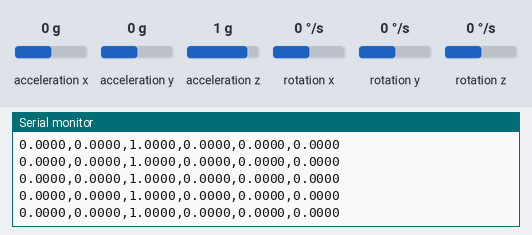
A sketch run on a simulated ESP32. Parts: the last lines printed to the serial monitor. Wiring (inferred from the names in the program): MPU-6050 motion sensor at I2C address 0x68. The inputs (shaded band) are chosen by the test bench; at power-on: acceleration x 0 g, acceleration y 0 g, acceleration z 1 g, rotation x 0 °/s, rotation y 0 °/s, rotation z 0 °/s. Nothing arrives over Bluetooth unless stated.

Above: at 6.6 s.
6.7 s: acceleration x set to -1.4 g
At 7.8 s:
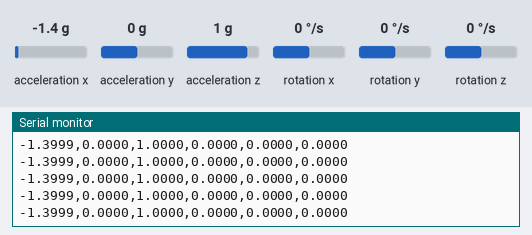
8.2 s: acceleration y set to -1.4 g
At 8.8 s:
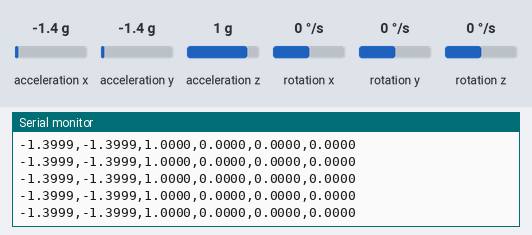
9.7 s: acceleration z set to -1.4 g
At 10.7 s:
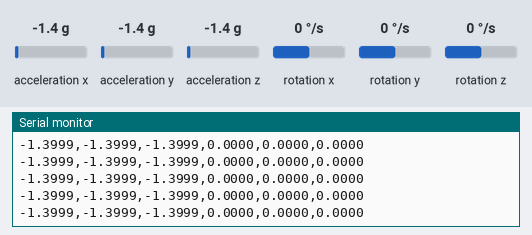
11.2 s: rotation x set to -192 °/s
At 12.0 s:
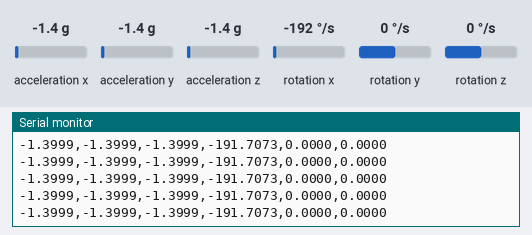
12.7 s: rotation y set to -192 °/s
At 13.3 s:
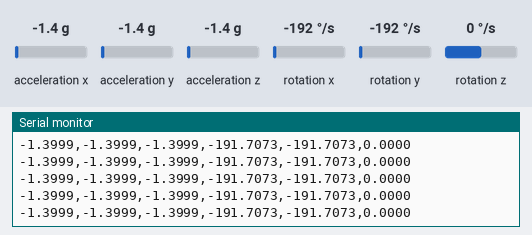

Measured:
- after the input at 6.7 s, the serial monitor: prints a new line at once (image 1)
- after the input at 8.2 s, the serial monitor: prints a new line at once (image 2)
- after the input at 9.7 s, the serial monitor: prints a new line at once (image 3)
- after the input at 11.2 s, the serial monitor: prints a new line at once (image 4)
- after the input at 12.7 s, the serial monitor: prints a new line at once (image 5)

The sketch:

mpu6050.ino
```cpp
#include <Wire.h>
#include "BluetoothSerial.h"

BluetoothSerial BT;  // Bluetooth Serial object

const int MPU_addr = 0x68;

// ===== Raw Data =====
int16_t AcX, AcY, AcZ, Tmp, GyX, GyY, GyZ;

// ===== Calibration =====
const int CAL_SIZE = 500;

float gx_offset = 0;
float gy_offset = 0;
float gz_offset = 0;

// Accelerometer calibration (from Maker Portal method)


// Accelerometer calibration (AFS_SEL = ±2g)
// const float acc_m[3] = {0.998609, 0.998455, 0.976508};
// const float acc_b[3] = {-412.61, -347.75, -161.62};

// Accelerometer calibration (AFS_SEL = ±8g)
// const float acc_m[3] = {
//     3.994889,   // X scale
//     3.990031,   // Y scale
//     3.911422    // Z scale
// };

const float acc_b[3] = {
     41.24,
   1290.67,
  -1027.07
};

const float G_RAW = 16384.0;

#if !defined(CONFIG_BT_ENABLED) || !defined(CONFIG_BLUEDROID_ENABLED)
#error Bluetooth is not enabled! Please run `make menuconfig` to and enable it
#endif

// ===== Timing =====
const int SAMPLE_DELAY = 10; // 10ms → 100Hz

void setup() {
    Serial.begin(115200);
    Wire.begin();
    BT.begin("Cyber-Glove");

    // Wake up MPU
    Wire.beginTransmission(MPU_addr);
    Wire.write(0x6B);
    Wire.write(0x00);
    Wire.endTransmission(true);

    // // Accelerometer
    // mpu.setFullScaleAccelRange(MPU6050_ACCEL_FS_8);
    // Equivalent raw register:
    Wire.beginTransmission(MPU_addr);
    Wire.write(0x1C);  // ACCEL_CONFIG
    Wire.write(0x10);  // ±8g
    Wire.endTransmission(true);

    // // Gyroscope
    // mpu.setFullScaleGyroRange(MPU6050_GYRO_FS_1000);
    // Equivalent raw register:
    Wire.beginTransmission(MPU_addr);
    Wire.write(0x1B);  // GYRO_CONFIG
    Wire.write(0x10);  // ±1000 dps
    Wire.endTransmission(true);

    Serial.println("MPU initialized (raw mode)");
    BT.println("MPU initialized (raw mode)");

    delay(2000);

    calibrateGyro();
}

void loop() {
    unsigned long start = millis();

    // Read 14 registers
    Wire.beginTransmission(MPU_addr);
    Wire.write(0x3B);
    Wire.endTransmission(false);
    Wire.requestFrom(MPU_addr, 14);

    int16_t t = Wire.read();
    AcX = (t << 8) | Wire.read();

    t = Wire.read();
    AcY = (t << 8) | Wire.read();

    t = Wire.read();
    AcZ = (t << 8) | Wire.read();

    t = Wire.read();
    Tmp = (t << 8) | Wire.read();

    t = Wire.read();
    GyX = (t << 8) | Wire.read();

    t = Wire.read();
    GyY = (t << 8) | Wire.read();

    t = Wire.read();
    GyZ = (t << 8) | Wire.read();

    // ===== Convert to usable units =====
    float ax = AcX / 4096.0;   // ±8g → 4096 LSB/g
    float ay = AcY / 4096.0;
    float az = AcZ / 4096.0;

    float gx = GyX / 32.8;     // ±1000 dps → 32.8 LSB/dps
    float gy = GyY / 32.8;
    float gz = GyZ / 32.8;

    // ===== Apply gyro offset =====
    gx -= gx_offset;
    gy -= gy_offset;
    gz -= gz_offset;

    // ===== Output format =====
    String data =
        String(ax, 4) + "," +
        String(ay, 4) + "," +
        String(az, 4) + "," +
        String(gx, 4) + "," +
        String(gy, 4) + "," +
        String(gz, 4);

    Serial.println(data);
    BT.println(data);

    // ===== Maintain 100Hz =====
    while (millis() - start < SAMPLE_DELAY);
}

void calibrateGyro() {
    Serial.println("--------------------------------------------------");
    Serial.println("Calibrating Gyro... Keep sensor STILL");

    delay(2000);

    float gx_sum = 0;
    float gy_sum = 0;
    float gz_sum = 0;

    for (int i = 0; i < CAL_SIZE; i++) {

        Wire.beginTransmission(MPU_addr);
        Wire.write(0x43);
        Wire.endTransmission(false);
        Wire.requestFrom(MPU_addr, 6);

        int16_t gx = (Wire.read() << 8) | Wire.read();
        int16_t gy = (Wire.read() << 8) | Wire.read();
        int16_t gz = (Wire.read() << 8) | Wire.read();

        gx_sum += gx / 32.8;
        gy_sum += gy / 32.8;
        gz_sum += gz / 32.8;

        delay(2);
    }

    gx_offset = gx_sum / CAL_SIZE;
    gy_offset = gy_sum / CAL_SIZE;
    gz_offset = gz_sum / CAL_SIZE;

    Serial.println("Gyro Calibration Done");
    Serial.print("Offsets: ");
    Serial.print(gx_offset); Serial.print(", ");
    Serial.print(gy_offset); Serial.print(", ");
    Serial.println(gz_offset);
}
```
